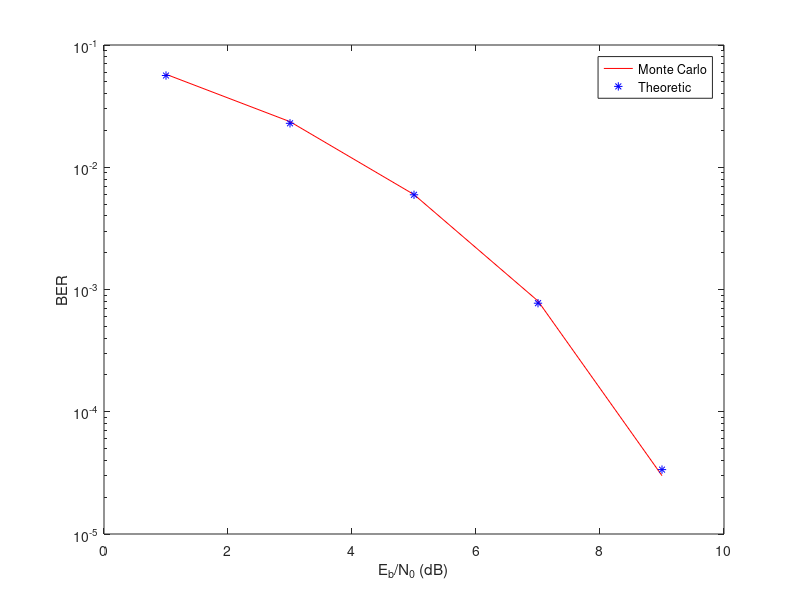

Source code (MATLAB):
% Simulation of bpskAWGN
clc;clear all;
Max_SNR=10;
N_trials=1000;
N=200;
Eb=1;
ber_m=0;
 
for trial=1:1:N_trials
    trial;
      
    msg=round(rand(1,N));   % 1, 0  sequence
       
    s=1-msg.*2;   %0-->1, 1-->1
    n=randn(1,N)+j.*randn(1,N);		%generate guass white noise
    
    ber_v = [];
    for snr_dB =1:2:Max_SNR
        snr = 10.^(snr_dB./10);	%snr(db)-->snr(decimal)
        N0 = Eb./snr;
        sgma = sqrt(N0./2);
      
        y = sqrt(Eb).*s+sgma.*n;
        y1 = sign(real(y));
        y2 = (1-y1)./2;   % 1, 0 sequence
          
        error = sum(abs( msg- y2));	%error bits
        ber_snr = error./N;	%ber
        ber_v = [ber_v,ber_snr];
    end  %for snr
ber_m = ber_m+ber_v;
end
ber = ber_m./N_trials;
 
ber_theory = [];
for snr_db = 1:2:Max_SNR
   snr = 10.^(snr_db./10);
   snr_1 = qfunc(sqrt(2*snr));
   ber_theory = [ber_theory,snr_1];
end   
   
 
i=1:2:Max_SNR;
semilogy(i,ber,'-r',i,ber_theory,'*b');
xlabel('E_b/N_0 (dB)');
ylabel('BER');
legend('Monte Carlo', 'Theoretic');